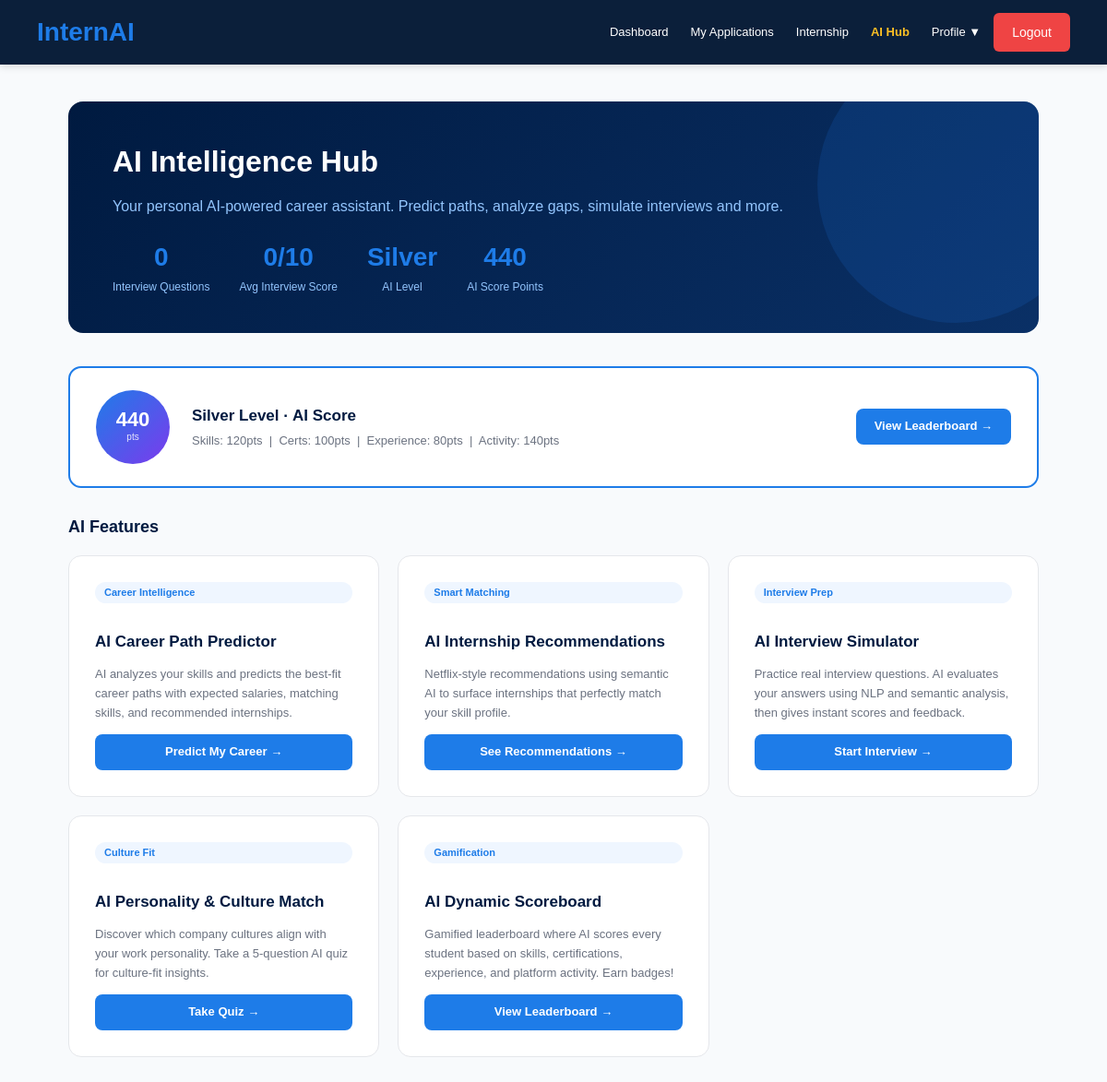
The page /student/ai (signed in) on the database its author committed.
### app.py (models this page shows)
class StudentAIScore(db.Model):
    id = db.Column(db.Integer, primary_key=True)
    user_id = db.Column(db.Integer, unique=True, index=True)
    total_score = db.Column(db.Integer, default=0)
    skill_score = db.Column(db.Integer, default=0)
    cert_score = db.Column(db.Integer, default=0)
    exp_score = db.Column(db.Integer, default=0)
    activity_score = db.Column(db.Integer, default=0)
    level = db.Column(db.String(20), default='Bronze')
    updated_at = db.Column(db.DateTime, default=datetime.utcnow)

### app.py (the view)
@app.route('/student/ai')
@login_required
@role_required('student')
def ai_hub():
    profile = StudentProfile.query.filter_by(user_id=current_user.id).first()
    ai_score_row = StudentAIScore.query.filter_by(user_id=current_user.id).first()
    personality = PersonalityProfile.query.filter_by(user_id=current_user.id).first()
    interview_count = InterviewSession.query.filter_by(user_id=current_user.id).count()
    interview_avg = db.session.query(db.func.avg(InterviewSession.score)).filter_by(user_id=current_user.id).scalar()
    return render_template(
        'ai_hub.html',
        profile=profile,
        ai_score=ai_score_row,
        personality=personality,
        interview_count=interview_count,
        interview_avg=round(interview_avg or 0, 1),
    )

### app.py (called while the page is built)
def role_required(role):
    def decorator(f):
        @wraps(f)
        def decorated_function(*args, **kwargs):
            if not current_user.is_authenticated:
                return redirect(url_for('login'))
            if current_user.role != role:
                return redirect(url_for('home'))
            return f(*args, **kwargs)
        return decorated_function
    return decorator

@login_manager.user_loader
def load_user(user_id):
    return User.query.get(int(user_id))

### templates/ai_hub.html (shortened to what this page needs)
{% extends "base.html" %} {% block nav_links %}
<a href="/student" style="color:#ffffff;text-decoration:none;font-size:13px;padding:6px 10px;border-radius:4px;transition:all 0.2s;white-space:nowrap;">Dashboard</a>
<a href="/student" style="color:#ffffff;text-decoration:none;font-size:13px;padding:6px 10px;border-radius:4px;transition:all 0.2s;white-space:nowrap;">My Applications</a>
<a href="/student" style="color:#ffffff;text-decoration:none;font-size:13px;padding:6px 10px;border-radius:4px;transition:all 0.2s;white-space:nowrap;"> Internship</a>
<a href="/student/ai" style="color:#fbbf24;text-decoration:none;font-size:13px;padding:6px 10px;border-radius:4px;transition:all 0.2s;white-space:nowrap;font-weight:600;">AI Hub</a>
<div class="nav-dropdown">
  <button id="profile-dropdown-btn" class="nav-link" onclick="toggleProfileDropdown(event)" style="font-size:13px;padding:6px 10px;border-radius:4px;transition:all 0.2s;white-space:nowrap;background:none;border:none;cursor:pointer;font-family:inherit;">Profile &#9660;</button>
</div>
{% endblock %} {% block content %}
<div class="ai-hub-wrap">
  <div class="ai-hero">
    <h1>AI Intelligence Hub</h1>
    <p>
      Your personal AI-powered career assistant. Predict paths, analyze gaps,
      simulate interviews and more.
    </p>
    <div class="ai-hero-stats">
      <div class="ai-hero-stat">
        <div class="val">{{ interview_count }}</div>
        <div class="lbl">Interview Questions</div>
      </div>
      <div class="ai-hero-stat">
        <div class="val">{{ interview_avg }}/10</div>
        <div class="lbl">Avg Interview Score</div>
      </div>
      <div class="ai-hero-stat">
        <div class="val">{{ ai_score.level if ai_score else 'Bronze' }}</div>
        <div class="lbl">AI Level</div>
      </div>
      <div class="ai-hero-stat">
        <div class="val">{{ ai_score.total_score if ai_score else 0 }}</div>
        <div class="lbl">AI Score Points</div>
      </div>
    </div>
  </div>
  {% if ai_score %}
  <div class="ai-score-banner">
    <div class="ai-score-circle">
      <span class="score-val">{{ ai_score.total_score }}</span>
      <span class="score-lbl">pts</span>
    </div>
    <div class="ai-score-info">
      <h3>{{ ai_score.level }} Level · AI Score</h3>
      <p>
        Skills: {{ ai_score.skill_score }}pts &nbsp;|&nbsp; Certs: {{
        ai_score.cert_score }}pts &nbsp;|&nbsp; Experience: {{
        ai_score.exp_score }}pts &nbsp;|&nbsp; Activity: {{
        ai_score.activity_score }}pts
      </p>
    </div>
    <a
      href="/student/ai/scoreboard"
      class="ai-card-btn"
      style="margin-left: auto"
      >View Leaderboard →</a
    >
  </div>
  {% endif %}
  <div class="section-label">AI Features</div>
  <div class="ai-grid">
    <div class="ai-card" onclick="window.location = '/student/ai/career-path'">
      <span class="ai-card-badge">Career Intelligence</span>
      <div class="ai-card-title">AI Career Path Predictor</div>
      <div class="ai-card-desc">
        AI analyzes your skills and predicts the best-fit career paths with
        expected salaries, matching skills, and recommended internships.
      </div>
      <a href="/student/ai/career-path" class="ai-card-btn"
        >Predict My Career →</a
      >
    </div>
    <div
      class="ai-card"
      onclick="window.location = '/student/ai/recommendations'"
    >
      <span class="ai-card-badge">Smart Matching</span>
      <div class="ai-card-title">AI Internship Recommendations</div>
      <div class="ai-card-desc">
        Netflix-style recommendations using semantic AI to surface internships
        that perfectly match your skill profile.
      </div>
      <a href="/student/ai/recommendations" class="ai-card-btn"
        >See Recommendations →</a
      >
    </div>
    <div class="ai-card" onclick="window.location = '/student/ai/interview'">
      <span class="ai-card-badge">Interview Prep</span>
      <div class="ai-card-title">AI Interview Simulator</div>
      <div class="ai-card-desc">
        Practice real interview questions. AI evaluates your answers using NLP
        and semantic analysis, then gives instant scores and feedback.
      </div>
      <a href="/student/ai/interview" class="ai-card-btn">Start Interview →</a>
    </div>
    <div
      class="ai-card"
      onclick="window.location = '/student/ai/personality-quiz'"
    >
      <span class="ai-card-badge">Culture Fit</span>
      <div class="ai-card-title">AI Personality & Culture Match</div>
      <div class="ai-card-desc">
        Discover which company cultures align with your work personality. Take a
        5-question AI quiz for culture-fit insights.
      </div>
      <a href="/student/ai/personality-quiz" class="ai-card-btn">Take Quiz →</a>
    </div>
    <div class="ai-card" onclick="window.location = '/student/ai/scoreboard'">
      <span class="ai-card-badge">Gamification</span>
      <div class="ai-card-title">AI Dynamic Scoreboard</div>
      <div class="ai-card-desc">
        Gamified leaderboard where AI scores every student based on skills,
        certifications, experience, and platform activity. Earn badges!
      </div>
      <a href="/student/ai/scoreboard" class="ai-card-btn"
        >View Leaderboard →</a
      >
    </div>
  </div>
</div>
{% endblock %}

### static/style.css (style rules this page uses)
* { margin: 0; padding: 0; box-sizing: border-box; font-family: Arial, sans-serif; }
body { background: #f8fafc; color: #0b1f3a; }

### static/student.css (style rules this page uses)
:root { --primary-dark: #001a40; --primary-blue: #1e7ce8; --success: #22c55e; --danger: #ef4444; --warning: #fbbf24; --text-white: #ffffff; --text-dark: #333333; --text-light: #666666; --bg-white: #ffffff; --bg-light: #f1f5f9; --border-color: #e5e7eb; --shadow-sm: 0 2px 8px rgba(0, 0, 0, 0.08); --shadow-md: 0 4px 16px rgba(0, 0, 0, 0.12); --glass-border: rgba(30, 124, 232, 0.3); --glass-shadow: 0 4px 20px rgba(30, 124, 232, 0.12); --glass-shadow-hover: 0 8px 32px rgba(30, 124, 232, 0.28); --glass-bg: #ffffff; }
* { margin: 0; padding: 0; box-sizing: border-box; }
body { font-family: 'Segoe UI', Tahoma, Geneva, Verdana, sans-serif; background: #f8fafc; color: var(--text-dark); line-height: 1.6; }
#profile-dropdown-btn, #profile-dropdown-btn:hover, #profile-dropdown-btn.active { color: #ffffff !important; background: none !important; }
.nav-dropdown { position: relative; display: inline-flex; align-items: center; }

### templates/ai_hub.html (style rules this page uses)
.ai-hub-wrap { max-width: 1100px; margin: 40px auto; padding: 0 24px; }
.ai-hero { background: linear-gradient(135deg, #001a40, #0a3066); border-radius: 16px; padding: 40px 48px; color: #fff; margin-bottom: 36px; position: relative; overflow: hidden; }
.ai-hero::before { content: ""; position: absolute; right: -60px; top: -60px; width: 300px; height: 300px; background: rgba(30, 124, 232, 0.15); border-radius: 50%; }
.ai-hero h1 { font-size: 32px; font-weight: 800; margin: 0 0 10px; }
.ai-hero p { font-size: 16px; color: #93c5fd; margin: 0 0 20px; }
.ai-hero-stats { display: flex; gap: 32px; flex-wrap: wrap; }
.ai-hero-stat { text-align: center; }
.ai-hero-stat .val { font-size: 28px; font-weight: 800; color: #1e7ce8; }
.ai-hero-stat .lbl { font-size: 12px; color: #93c5fd; }
.ai-grid { display: grid; grid-template-columns: repeat(auto-fill, minmax(300px, 1fr)); gap: 20px; }
.ai-card { background: #fff; border: 1px solid #e5e7eb; border-radius: 14px; padding: 28px; display: flex; flex-direction: column; gap: 12px; transition: box-shadow 0.2s, transform 0.2s; cursor: pointer; }
.ai-card-title { font-size: 17px; font-weight: 700; color: #001a40; }
.ai-card-desc { font-size: 13px; color: #6b7280; line-height: 1.6; flex: 1; }
.ai-card-btn { display: inline-block; background: #1e7ce8; color: #fff; text-decoration: none; font-size: 13px; font-weight: 600; padding: 9px 20px; border-radius: 8px; text-align: center; transition: background 0.2s; }
.ai-card-badge { display: inline-block; font-size: 11px; font-weight: 600; padding: 3px 10px; border-radius: 12px; background: #eff6ff; color: #1e7ce8; margin-bottom: 4px; }
.ai-score-banner { background: #fff; border: 2px solid #1e7ce8; border-radius: 14px; padding: 24px 28px; display: flex; align-items: center; gap: 24px; margin-bottom: 28px; flex-wrap: wrap; }
.ai-score-circle { width: 80px; height: 80px; border-radius: 50%; background: linear-gradient(135deg, #1e7ce8, #7c3aed); display: flex; flex-direction: column; align-items: center; justify-content: center; color: #fff; flex-shrink: 0; }
.ai-score-circle .score-val { font-size: 22px; font-weight: 800; line-height: 1; }
.ai-score-circle .score-lbl { font-size: 10px; opacity: 0.85; }
.ai-score-info h3 { font-size: 17px; font-weight: 700; color: #001a40; margin: 0 0 4px; }
.ai-score-info p { font-size: 13px; color: #6b7280; margin: 0; }
.section-label { font-size: 18px; font-weight: 700; color: #001a40; margin: 0 0 16px; display: flex; align-items: center; gap: 8px; }

### rows shown on the page
StudentAIScore: level "Silver", total_score "440", skill_score "120", cert_score "100", exp_score "80", activity_score "140"

### other values the page prints
{{ interview_count }} "0"
{{ interview_avg }} "0"
